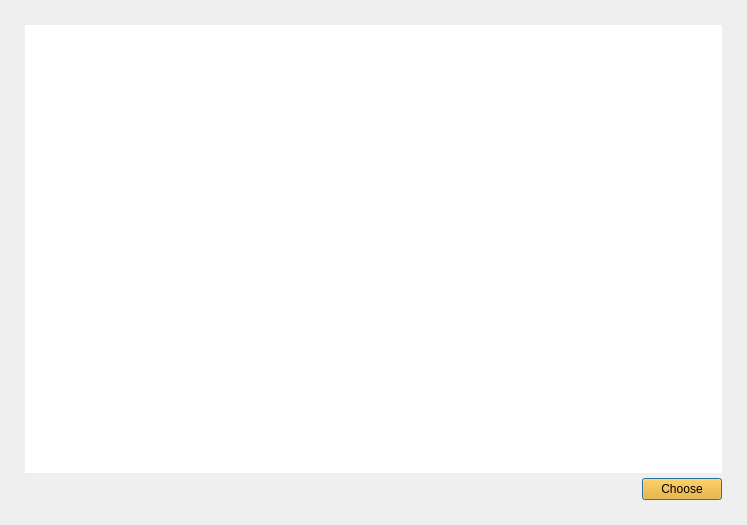
<?xml version="1.0" encoding="UTF-8"?>
<ui version="4.0">
 <class>AddressBookDialog</class>
 <widget class="QDialog" name="AddressBookDialog">
  <property name="geometry">
   <rect>
    <x>0</x>
    <y>0</y>
    <width>747</width>
    <height>525</height>
   </rect>
  </property>
  <property name="sizePolicy">
   <sizepolicy hsizetype="Fixed" vsizetype="Fixed">
    <horstretch>0</horstretch>
    <verstretch>0</verstretch>
   </sizepolicy>
  </property>
  <property name="minimumSize">
   <size>
    <width>747</width>
    <height>525</height>
   </size>
  </property>
  <property name="maximumSize">
   <size>
    <width>747</width>
    <height>525</height>
   </size>
  </property>
  <property name="windowTitle">
   <string>Select address</string>
  </property>
  <layout class="QVBoxLayout" name="verticalLayout">
   <property name="spacing">
    <number>5</number>
   </property>
   <property name="leftMargin">
    <number>25</number>
   </property>
   <property name="topMargin">
    <number>25</number>
   </property>
   <property name="rightMargin">
    <number>25</number>
   </property>
   <property name="bottomMargin">
    <number>25</number>
   </property>
   <item>
    <widget class="QTreeView" name="m_addressBookView">
     <property name="focusPolicy">
      <enum>Qt::NoFocus</enum>
     </property>
     <property name="frameShape">
      <enum>QFrame::NoFrame</enum>
     </property>
     <property name="alternatingRowColors">
      <bool>true</bool>
     </property>
     <property name="textElideMode">
      <enum>Qt::ElideMiddle</enum>
     </property>
     <property name="verticalScrollMode">
      <enum>QAbstractItemView::ScrollPerPixel</enum>
     </property>
     <property name="rootIsDecorated">
      <bool>false</bool>
     </property>
     <property name="itemsExpandable">
      <bool>false</bool>
     </property>
     <property name="expandsOnDoubleClick">
      <bool>false</bool>
     </property>
     <attribute name="headerStretchLastSection">
      <bool>false</bool>
     </attribute>
    </widget>
   </item>
   <item>
    <layout class="QHBoxLayout" name="horizontalLayout">
     <item>
      <spacer name="horizontalSpacer">
       <property name="orientation">
        <enum>Qt::Horizontal</enum>
       </property>
       <property name="sizeHint" stdset="0">
        <size>
         <width>40</width>
         <height>20</height>
        </size>
       </property>
      </spacer>
     </item>
     <item>
      <widget class="QPushButton" name="m_okButton">
       <property name="styleSheet">
        <string notr="true">background-color: rgb(255, 170, 0);</string>
       </property>
       <property name="text">
        <string>Choose</string>
       </property>
      </widget>
     </item>
    </layout>
   </item>
  </layout>
 </widget>
 <resources/>
 <connections>
  <connection>
   <sender>m_okButton</sender>
   <signal>clicked()</signal>
   <receiver>AddressBookDialog</receiver>
   <slot>accept()</slot>
   <hints>
    <hint type="sourcelabel">
     <x>694</x>
     <y>499</y>
    </hint>
    <hint type="destinationlabel">
     <x>373</x>
     <y>262</y>
    </hint>
   </hints>
  </connection>
  <connection>
   <sender>m_addressBookView</sender>
   <signal>doubleClicked(QModelIndex)</signal>
   <receiver>AddressBookDialog</receiver>
   <slot>accept()</slot>
   <hints>
    <hint type="sourcelabel">
     <x>373</x>
     <y>242</y>
    </hint>
    <hint type="destinationlabel">
     <x>373</x>
     <y>262</y>
    </hint>
   </hints>
  </connection>
 </connections>
</ui>
